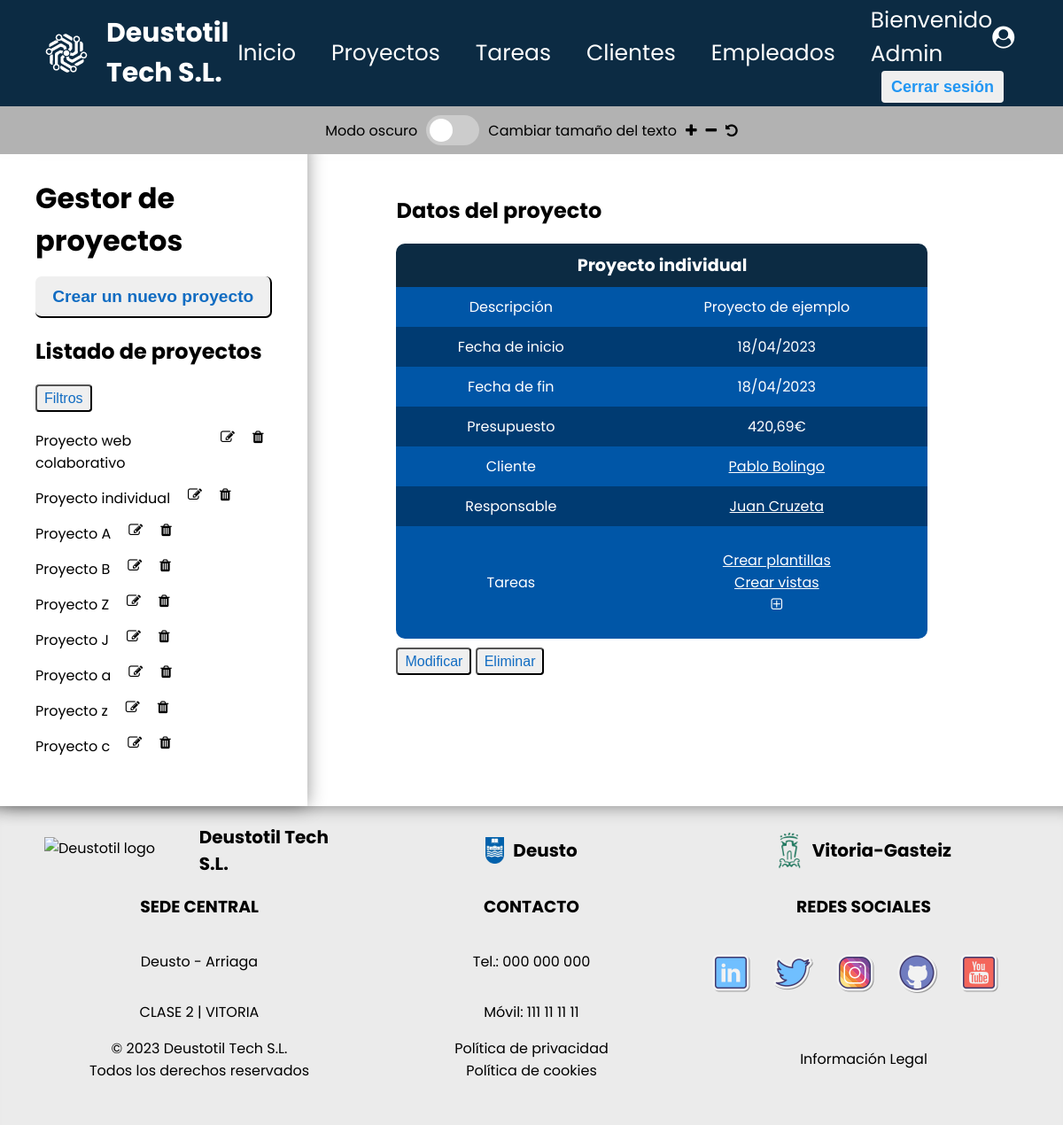
Page /appProyectos/proyectos/3 (signed in) on the earlier database version.
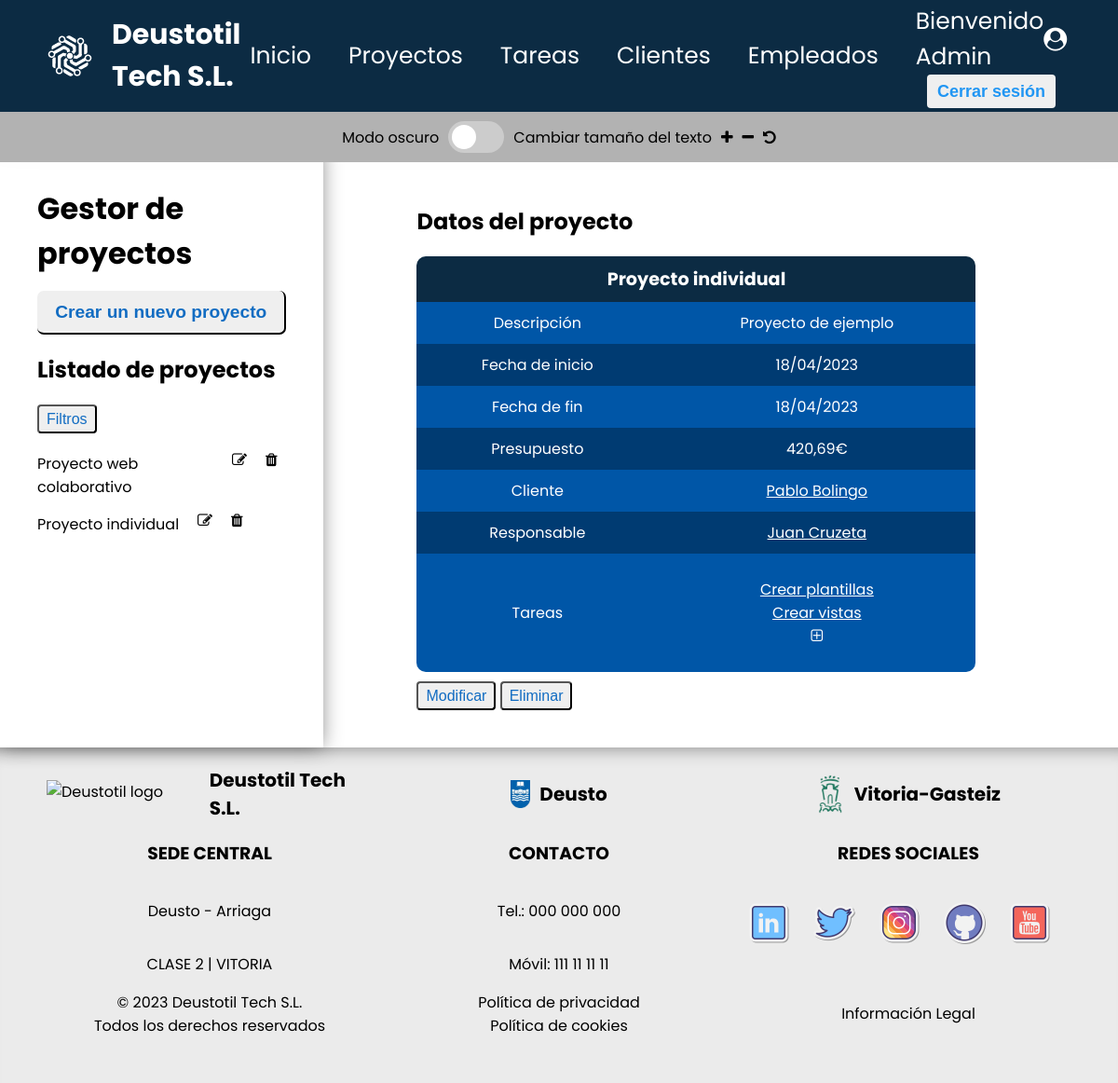
Same page on the later database version.
### appProyectos/models.py (models this page shows, shortened)
class Proyecto(models.Model):
    nombre = models.CharField(max_length=155)
    descripcion = models.CharField(max_length=255)
    fecha_inicio = models.DateField()
    fecha_fin = models.DateField()
    presupuesto = models.FloatField()
    cliente = models.ForeignKey(Cliente, on_delete=models.CASCADE)
    responsable = models.ForeignKey(Empleado, on_delete=models.CASCADE)

class Tarea(models.Model):
    nombre = models.CharField(max_length=155)
    descripcion = models.CharField(max_length=255)
    fecha_inicio = models.DateField()
    fecha_fin = models.DateField()
    responsable = models.ForeignKey(Empleado, on_delete=models.CASCADE)
    prioridad = models.ForeignKey(Prioridad, on_delete=models.CASCADE)
    estado = models.ForeignKey(Estado, on_delete=models.CASCADE)
    notas = models.CharField(blank=True, max_length=255)
    proyecto = models.ForeignKey(Proyecto, on_delete=models.CASCADE)

class Cliente(models.Model):
    dni = models.CharField(max_length=9)
    nombre = models.CharField(max_length=155)
    apellido = models.CharField(max_length=155)
    email = models.EmailField(max_length=155)
    telefono = models.IntegerField()
    def __str__(self):
        return f"{self.nombre} {self.apellido}"

class Empleado(models.Model):
    dni = models.CharField(max_length=9)
    nombre = models.CharField(max_length=155)
    apellido = models.CharField(max_length=155)
    email = models.EmailField(max_length=155)
    telefono = models.IntegerField()
    def __str__(self):
        return f"{self.nombre} {self.apellido}"

### appProyectos/views.py (the view)
# urls.py: path('proyectos/<int:pk>', views.ProyectoDetailView.as_view(), name='proyecto'),
class ProyectoDetailView(LoginRequiredMixin, DetailView):
    model = Proyecto
    def get_queryset(self):
        queryset = super().get_queryset()
        self.filterset = ProyectoFilter(self.request.GET, queryset=queryset)
        return self.filterset.qs
    def get_context_data(self, **kwargs):
        context = super().get_context_data(**kwargs)
        context['proyecto_list'] = Proyecto.objects.order_by('id')
        context['tarea_list'] = context['proyecto'].tarea_set.order_by('nombre')
        context['filter_form'] = self.filterset.form
        return context

### appProyectos/templates/appProyectos/proyecto_detail.html (shortened to what this page needs)
{% extends "appProyectos/proyecto_list.html" %}
{% block vista %}
    <h2>Datos del proyecto</h2>
    {% if proyecto %}
        <table>
            <thead>
                <tr>
                    <th colspan="2">{{ proyecto.nombre }}</th>
                </tr>
            </thead>
            <tbody>
                <tr>
                    <td>Descripción</td>
                    <td>{{ proyecto.descripcion }}</td>
                </tr>
                <tr>
                    <td>Fecha de inicio</td>
                    <td>{{ proyecto.fecha_inicio|date:"d/m/Y" }}</td>
                </tr>
                <tr>
                    <td>Fecha de fin</td>
                    <td>{{ proyecto.fecha_fin|date:"d/m/Y" }}</td>
                </tr>
                <tr>
                    <td>Presupuesto</td>
                    <td>{{ proyecto.presupuesto }}€</td>
                </tr>
                <tr>
                    <td>Cliente</td>
                    <td>
                        <a href="{% url 'cliente' proyecto.cliente.id %}">{{ proyecto.cliente }}</a>
                    </td>
                </tr>
                <tr>
                    <td>Responsable</td>
                    <td>
                        <a href="{% url 'empleado' proyecto.responsable.id %}">{{ proyecto.responsable }}</a>
                    </td>
                </tr>
                <tr>
                    <td>Tareas</td>
                    <td>
                        <ul>
                        {% if tarea_list %}
                            {% for t in tarea_list %}
                                <li>
                                    <a href="{% url 'tarea' t.id %}">{{ t.nombre }}</a>
                                </li>
                            {% endfor %}
                        {% else %}
                            <li>No hay tareas asignadas.</li>
                        {% endif %}
                            <li>
                                <a href="{% url 'registrar tarea' %}">
                                    <i class="fa fa-plus-square-o" aria-hidden="true"></i>
                                </a>
                            </li>
                        </ul>
                    </td>
                </tr>
            </tbody>
        </table>
        <a href="{% url 'modificar proyecto' proyecto.id %}" class="button">
            <input class="button-small" type="button" value="Modificar">
        </a>
        <a href="{% url 'borrar proyecto' proyecto.id %}" class="button">
            <input class="button-small" type="button" value="Eliminar">
        </a>
    {% else %}
        <p>No existe este proyecto.</p>
    {% endif %}
{% endblock vista %}

### appProyectos/templates/appProyectos/proyecto_list.html (shortened to what this page needs)
{% extends "base.html" %}
{% block contenido %}
<div id="container-main">
    <aside>
        <div>
            <h1>Gestor de proyectos</h1>
        </div>
        <div>
            <a href="{% url 'registrar proyecto' %}" class="button">
                <input class="button-big" type="button" value="Crear un nuevo proyecto">
            </a>
        </div>
        <div>
            <h2>Listado de proyectos</h2>
            <nav class="nav-light">
                <input class="button-small" type="button" value="Filtros" id="button-filter">
            {% if proyecto_list %}
            {% for p in proyecto_list %}
            <div>
                <a href="{% url 'proyecto' p.id %}">{{ p.nombre }}</a>
                <a href="{% url 'modificar proyecto' p.id %}">
                    <i class="fa fa-pencil-square-o" aria-hidden="true"></i>
                </a>
                <a href="{% url 'borrar proyecto' p.id %}">
                    <i class="fa fa-trash" aria-hidden="true"></i>
                </a>
            </div>
            {% endfor %}
            {% else %}
            <p>No hay proyectos creados.</p>
            {% endif %}
            </nav>
        </div>
    </aside>
    <section>
        {% block vista %}{% endblock vista %}
    </section>
</div>
{% load static %}
{% endblock contenido %}

Differences in the rows shown:
removed Proyecto: nombre "Proyecto A"
removed Proyecto: nombre "Proyecto B"
removed Proyecto: nombre "Proyecto Z"
removed Proyecto: nombre "Proyecto J"
removed Proyecto: nombre "Proyecto a"
removed Proyecto: nombre "Proyecto z"
removed Proyecto: nombre "Proyecto c"
